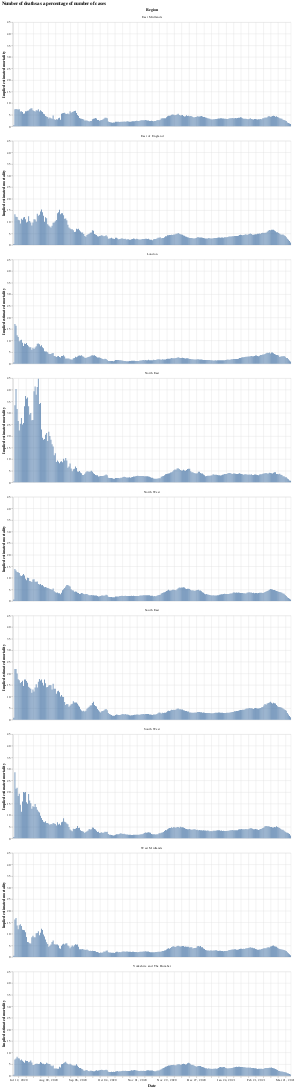

Notebook source saved alongside this figure:
### Code cell
#collapse
bars = alt.Chart(eng_deaths.query("date >= '2020-07-07'")).mark_bar().encode(
    x=alt.X("yearmonthdate(date):T", axis=alt.Axis(title='Date')),
    y=alt.Y("mortalityEstimated:Q", axis=alt.Axis(title='Implied estimated mortality')),
    tooltip="mortalityEstimated:Q"
).properties(width=800)

bars.facet(alt.Column('areaName', title='Region'), columns=1).properties(title='Number of deaths as a percentage of number of cases')

### Figure 1 — Vega-Lite specification as saved in the notebook (floating-point values rounded to 4 significant figures; data arrays with more than 128 entries replaced by an {"elided": "..."} marker saying what was removed)
{"config": {"view": {"continuousWidth": 400, "continuousHeight": 300}}, "data": {"name": "data-d62c536d30a2a762eea11089a32bd885"}, "facet": {"type": "nominal", "field": "areaName", "title": "Region"}, "spec": {"mark": "bar", "encoding": {"tooltip": {"type": "quantitative", "field": "mortalityEstimated"}, "x": {"type": "temporal", "axis": {"title": "Date"}, "field": "date", "timeUnit": "yearmonthdate"}, "y": {"type": "quantitative", "axis": {"title": "Implied estimated mortality"}, "field": "mortalityEstimated"}}, "width": 800}, "columns": 1, "title": "Number of deaths as a percentage of number of cases", "$schema": "https://vega.github.io/schema/vega-lite/v4.8.1.json", "datasets": {"data-d62c536d30a2a762eea11089a32bd885": {"elided": "2484 records"}}}
